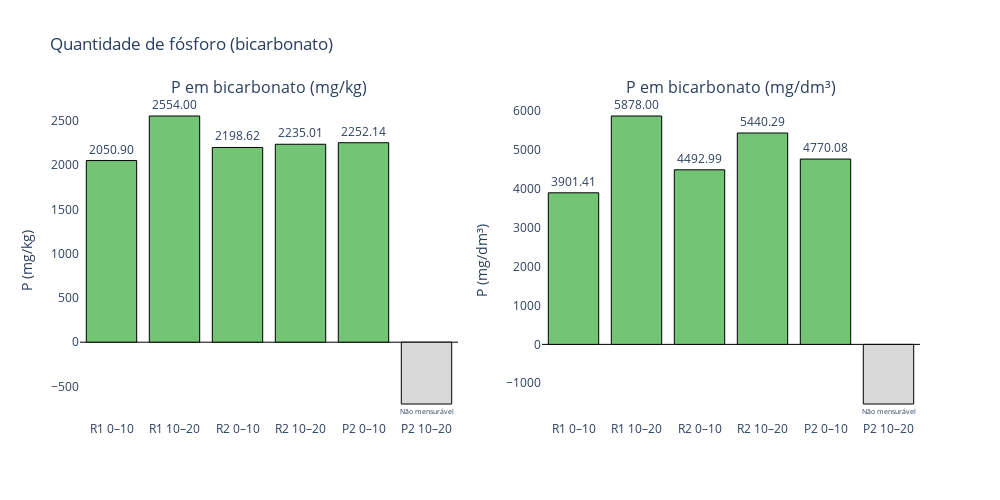

Notebook code cell kept with this figure:
### Code cell
import plotly.graph_objects as go
from plotly.subplots import make_subplots
import numpy as np

# Seus dados (mantém o mesmo formato)
valores_mgkg = np.array([
    R1_0_10_bicarbonato,
    R1_10_20_bicarbonato,
    R2_0_10_bicarbonato,
    R2_10_20_bicarbonato,
    P2_0_10_bicarbonato,
    P2_10_20_bicarbonato
], dtype=float)

valores_mg_dm3 = np.array(valores_mg_dm3, dtype=float)
densidades = np.array(densidades, dtype=float)

labels = ['R1 0–10','R1 10–20','R2 0–10','R2 10–20','P2 0–10','P2 10–20']

def colors_for(vals):
    return ['#74c476' if v >= 0 else '#d9d9d9' for v in vals]

# Exibir dados no terminal
for label, dens, mgkg, mgdm3 in zip(labels, densidades, valores_mgkg, valores_mg_dm3):
    print(f"{label}: densidade = {dens:.4f} g/cm³  |  {mgkg:.2f} mg/kg  ->  {mgdm3:.2f} mg/dm³")

# Criação das duas colunas (subplots lado a lado)
fig = make_subplots(rows=1, cols=2, subplot_titles=("P em bicarbonato (mg/kg)", "P em bicarbonato (mg/dm³)"))

# --- Primeiro gráfico (mg/kg)
colors1 = colors_for(valores_mgkg)
texts1 = [f"{v:.2f}" if v >= 0 else "Não mensurável" for v in valores_mgkg]
fig.add_trace(
    go.Bar(
        x=labels,
        y=valores_mgkg,
        text=texts1,
        textposition="outside",
        marker=dict(color=colors1, line=dict(color='black', width=1)),
        name="P (mg/kg)"
    ),
    row=1, col=1
)

# --- Segundo gráfico (mg/dm³)
colors2 = colors_for(valores_mg_dm3)
texts2 = [f"{v:.2f}" if v >= 0 else "Não mensurável" for v in valores_mg_dm3]
fig.add_trace(
    go.Bar(
        x=labels,
        y=valores_mg_dm3,
        text=texts2,
        textposition="outside",
        marker=dict(color=colors2, line=dict(color='black', width=1)),
        name="P (mg/dm³)"
    ),
    row=1, col=2
)

# Layout geral
fig.update_layout(
    height=500,
    width=1000,
    title_text="Quantidade de fósforo (bicarbonato)",
    showlegend=False,
    plot_bgcolor='rgba(0,0,0,0)',
)
fig.update_yaxes(title_text="P (mg/kg)", row=1, col=1, zeroline=True, zerolinewidth=1, zerolinecolor='black')
fig.update_yaxes(title_text="P (mg/dm³)", row=1, col=2, zeroline=True, zerolinewidth=1, zerolinecolor='black')

fig.show()

### Figure 1 — Plotly figure (JSON) as saved in the notebook; plotly's stock layout.template omitted (floating-point values rounded to 4 significant figures)
{"data": [{"marker": {"color": ["#74c476", "#74c476", "#74c476", "#74c476", "#74c476", "#d9d9d9"], "line": {"color": "black", "width": 1}}, "name": "P (mg/kg)", "text": ["2050.90", "2554.00", "2198.62", "2235.01", "2252.14", "Não mensurável"], "textposition": "outside", "type": "bar", "x": ["R1 0–10", "R1 10–20", "R2 0–10", "R2 10–20", "P2 0–10", "P2 10–20"], "xaxis": "x", "y": [2051.0, 2554.0, 2199.0, 2235.0, 2252.0, -697.9], "yaxis": "y"}, {"marker": {"color": ["#74c476", "#74c476", "#74c476", "#74c476", "#74c476", "#d9d9d9"], "line": {"color": "black", "width": 1}}, "name": "P (mg/dm³)", "text": ["3901.41", "5878.00", "4492.99", "5440.29", "4770.08", "Não mensurável"], "textposition": "outside", "type": "bar", "x": ["R1 0–10", "R1 10–20", "R2 0–10", "R2 10–20", "P2 0–10", "P2 10–20"], "xaxis": "x2", "y": [3901.0, 5878.0, 4493.0, 5440.0, 4770.0, -1534.0], "yaxis": "y2"}], "layout": {"annotations": [{"font": {"size": 16}, "showarrow": false, "text": "P em bicarbonato (mg/kg)", "x": 0.225, "xanchor": "center", "xref": "paper", "y": 1, "yanchor": "bottom", "yref": "paper"}, {"font": {"size": 16}, "showarrow": false, "text": "P em bicarbonato (mg/dm³)", "x": 0.775, "xanchor": "center", "xref": "paper", "y": 1, "yanchor": "bottom", "yref": "paper"}], "height": 500, "plot_bgcolor": "rgba(0,0,0,0)", "showlegend": false, "title": {"text": "Quantidade de fósforo (bicarbonato)"}, "width": 1000, "xaxis": {"anchor": "y", "domain": [0, 0.45]}, "xaxis2": {"anchor": "y2", "domain": [0.55, 1]}, "yaxis": {"anchor": "x", "domain": [0, 1], "title": {"text": "P (mg/kg)"}, "zeroline": true, "zerolinecolor": "black", "zerolinewidth": 1}, "yaxis2": {"anchor": "x2", "domain": [0, 1], "title": {"text": "P (mg/dm³)"}, "zeroline": true, "zerolinecolor": "black", "zerolinewidth": 1}}}
